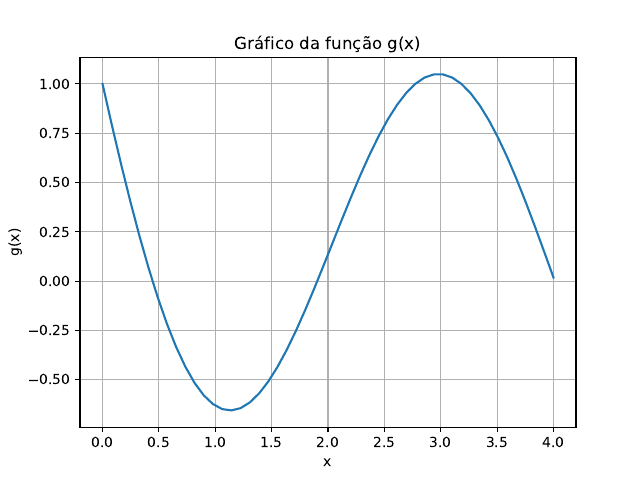

This chart was generated by the following Python code:
'''
- Sem erros.
'''

import matplotlib.pyplot as plt
import numpy as np
def g(x):                   #defini a equação a ser utilizada
    f=(np.exp(-x) - np.sin((np.pi*x)/2))
    return f
x=np.linspace(0,4)         #defini um intervalo de variáveis e abaixo embelezei o gráfico para ficar mais apresentável
y=g(x)
plt.grid(True)
plt.title("Gráfico da função g(x)")
plt.xlabel("x")
plt.ylabel("g(x)")
plt.plot(x,y)
plt.savefig("funcao1.pdf")      #usei a função para salvar em PDF, como solicitado
plt.show()
